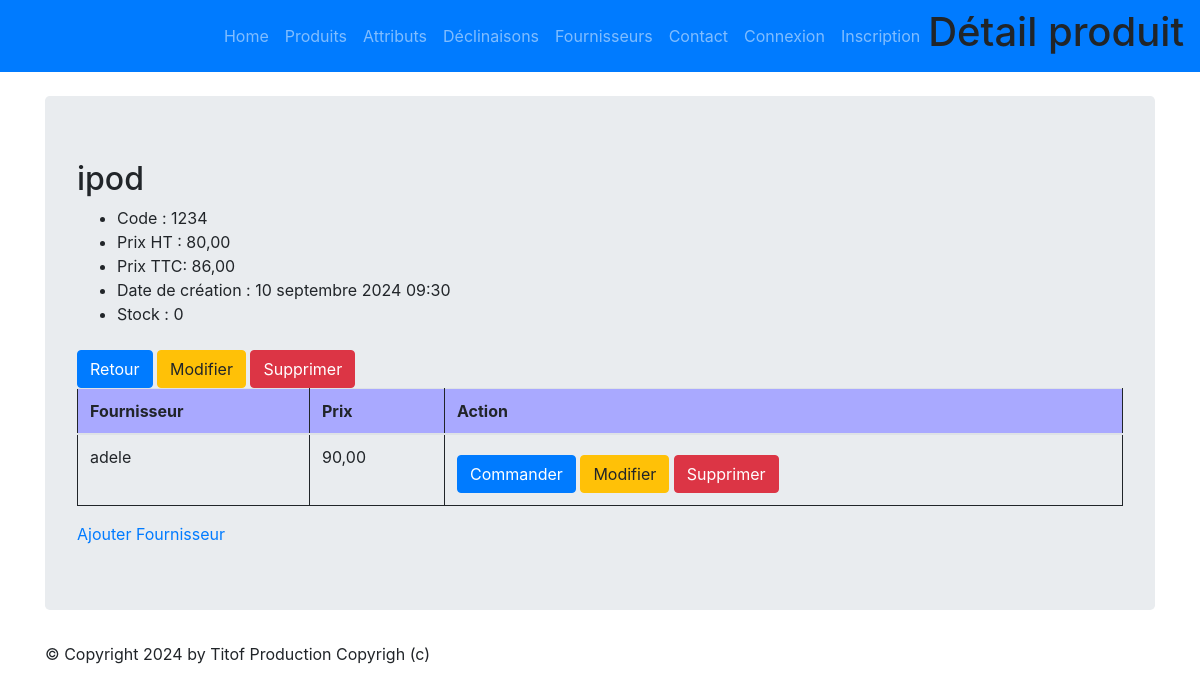
The app's page /monapp/product/1, older data.
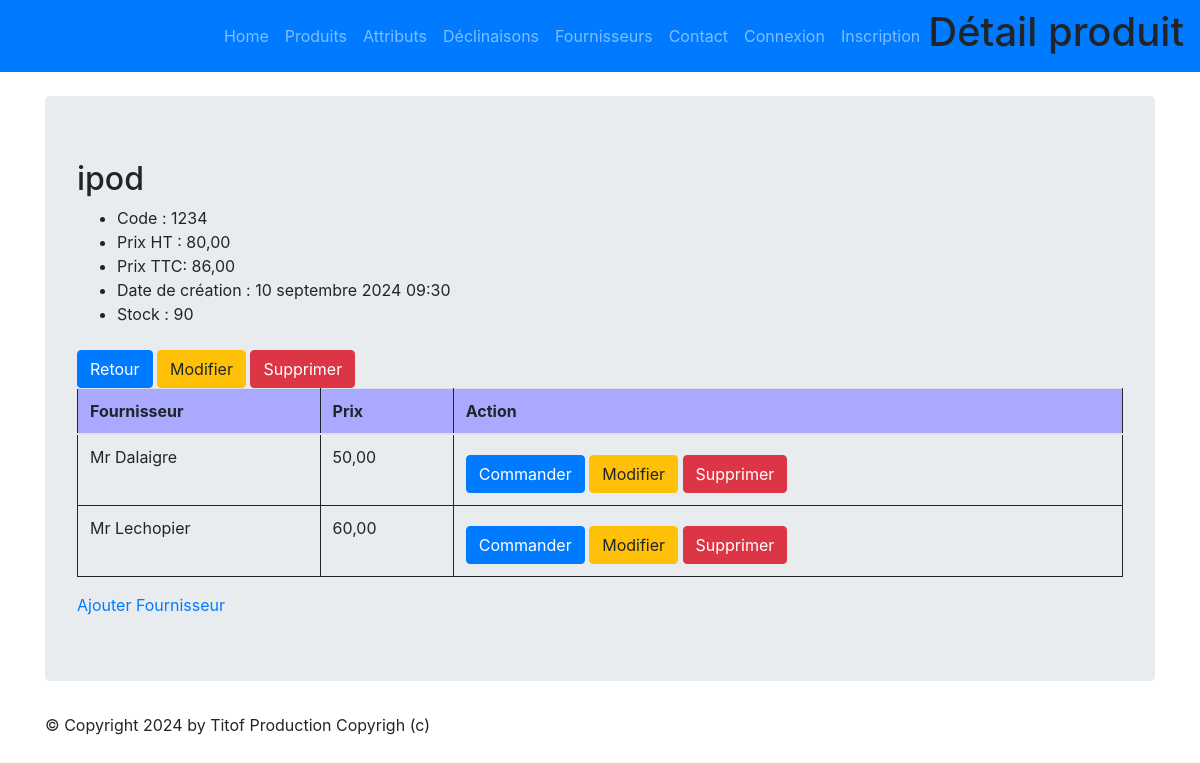
The same page, newer data.
### monapp/models.py (models this page shows, shortened)
class Product(models.Model):
    class Meta:
        verbose_name = "Produit"
    name          = models.CharField(max_length=100)
    code          = models.CharField(max_length=10, null=True, blank=True, unique=True)
    price_ht      = models.DecimalField(max_digits=8, decimal_places=2,  null=True, blank=True, verbose_name="Prix unitaire HT")
    price_ttc     = models.DecimalField(max_digits=8, decimal_places=2,  null=True, blank=True, verbose_name="Prix unitaire TTC")
    status        = models.SmallIntegerField(choices=PRODUCT_STATUS, default=0)
    date_creation = models.DateTimeField(blank=True, verbose_name="Date création")
    stock = models.IntegerField(default=0,verbose_name="Stock")

class PrixProduct(models.Model):
    class Meta:
        verbose_name = "Referencement Fournisseur"
    product_id = models.ForeignKey('Product', verbose_name="Produit", on_delete=models.CASCADE)
    fournisseur_id = models.ForeignKey('Fournisseur', verbose_name="Fournisseur", on_delete=models.CASCADE)
    prix = models.DecimalField(default=0, decimal_places=2, max_digits=10)

class Fournisseur(models.Model):
    class Meta:
        verbose_name = "Fournisseur"
        ordering = ['name']
    name = models.CharField(max_length=100)
    mail = models.CharField(max_length=150)
    adresse = models.CharField(max_length=150)

### monapp/views.py (the view)
# urls.py: path("product/<pk>",views.ProductDetailView.as_view(), name="product-detail"),
class ProductDetailView(DetailView):
  model = Product
  template_name = "monapp/detail_product.html"
  context_object_name = "product"
  def get_context_data(self, **kwargs):
    context = super(ProductDetailView, self).get_context_data(**kwargs)
    context['titremenu'] = "Détail produit"
    context['referencementFournisseur'] = PrixProduct.objects.select_related('fournisseur_id').filter(product_id=self.object.id)
    return context

### monapp/templates/monapp/detail_product.html (shortened to what this page needs)
{% extends 'monapp/base.html' %}
{% block menu %}
<h1>{{titremenu}}</h1>
{% endblock %}
{% block contenu %}
<h2>{{ product.name }}</h2>
<ul>
    <li>Code : {{ product.code }}</li>
    <li>Prix HT : {{ product.price_ht }}</li>
    <li>Prix TTC: {{ product.price_ttc }}</li>
    <li>Date de création : {{ product.date_creation }}</li>
    <li>Stock : {{ product.stock }}</li>
</ul>
<a href="{% url 'product-list' %}" class="btn btn-primary mt-2">Retour</a>
<a href="{% url 'product-update' product.id %}" class="btn btn-warning mt-2">Modifier</a>
<a href="{% url 'product-delete' product.id %}" class="btn btn-danger mt-2">Supprimer</a>
<table class="table">
    <thead>
        <th>Fournisseur</th>
        <th>Prix</th>
        <th>Action</th>
    </thead>
    <tbody>
        {% for ref in referencementFournisseur %}
        <tr>
            <td>{{ref.fournisseur_id.name}}</td>
            <td>{{ref.prix}}</td>
            <td><a href="{% url 'order-add' %}?productId={{product.id}}&fournisseurId={{ref.fournisseur_id.id}}&prix={{ref.prix}}" class="btn btn-primary mt-2">Commander</a>
            <a href="{% url 'referencement-update' ref.id %}" class="btn btn-warning mt-2">Modifier</a>
            <a href="{% url 'referencement-delete' ref.id %}" class="btn btn-danger mt-2">Supprimer</a></td>
        </tr>
        {% endfor %}
    </tbody>
</table>
<a href="{% url 'referencement-add' %}?productId={{ product.id }}">Ajouter Fournisseur</a>
{% endblock %}

Row changes from the older to the newer data that the page shows:
removed PrixProduct: fournisseur_id.name "adele", prix "90,00"
changed Product "ipod": stock "0" → "90"
added PrixProduct: fournisseur_id.name "Mr Dalaigre", prix "50,00"
added PrixProduct: fournisseur_id.name "Mr Lechopier", prix "60,00"
